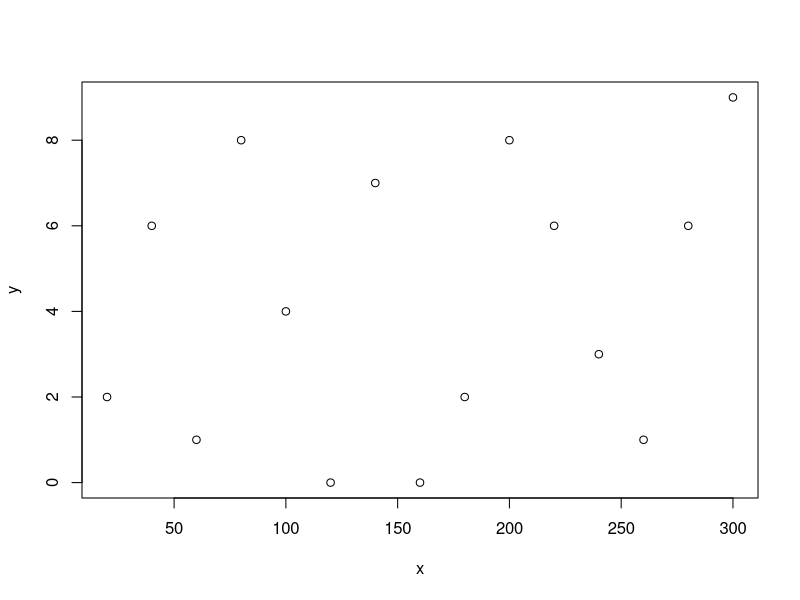

Source code (R):
results = read.csv("f_interp.txt")
points = read.csv("f_points.txt")

y_range = range(0, points$y)

pdf(file="plots/points.pdf", height=5, width=10, bg="white")

plot(points$x, points$y, lty = 1, ylim = y_range, xlab = "x", ylab = "y", col="black")

# lines(results[results$alg=="polynomial",]$x, results[results$alg=="polynomial",]$y, lty = 1, col = "blue")
# lines(results[results$alg=="cspline",]$x, results[results$alg=="cspline",]$y, lty = 1, col = "red")
# lines(results[results$alg=="akima",]$x, results[results$alg=="akima",]$y, lty = 1, col = "green")
# lines(results[results$alg=="lagrange",]$x, results[results$alg=="lagrange",]$y, lty = 1, col = "gray")
# lines(results[results$alg=="newton",]$x, results[results$alg=="newton",]$y, lty = 1, col = "orange")
# legend("topleft", c("polynomial", "cspline", "akima", "lagrange", "newton"), col=c("blue","red", "green", "gray", "orange"),lty=1)
dev.off()
